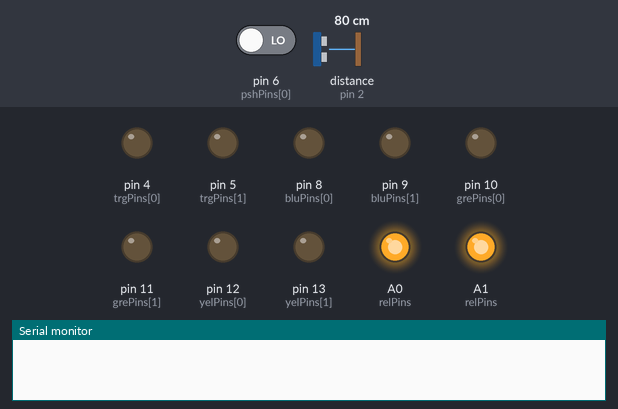
The sketch below on a simulated Arduino Uno, built with avr-gcc and run on an emulated ATmega328P. On the bench: output pins drawn as LEDs (lit = HIGH), the last lines printed to the serial monitor. Inputs (shaded band) come from the test bench; at power-on: pin 6 (pshPins[0]) LOW, distance to the obstacle (sensor on pin 2) 80 cm. The echo pulse lasts 58.3 µs per cm.

Above: at 1.2 s.
1.3 s: pin 6 (pshPins[0]) driven HIGH
At 2.7 s:
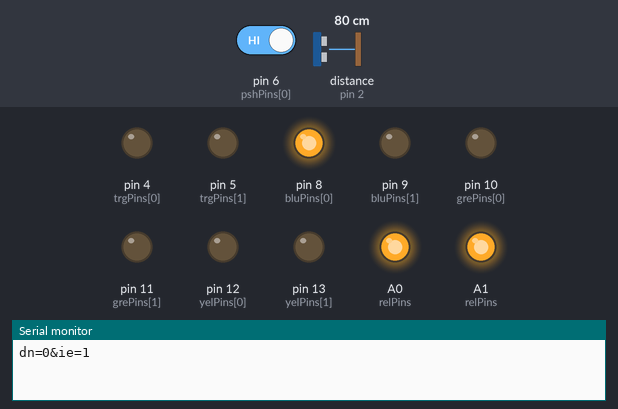
Timing chart, 0 to 4.3 s (numbered marks = the images above; inputs shaded):
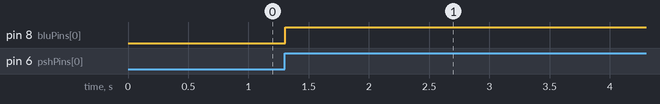

The sketch:

CTF3204-Locker.ino
```cpp
//NeoLink - 2023
#include <SoftwareSerial.h>
#define p14 A0
#define p15 A1

int trgPins[2] = {4,5};
int echPins[2] = {2,3};
int pshPins[2] = {6,7};
int bluPins[2] = {8,9};
int grePins[2] = {10,11};
int yelPins[2] = {12,13};
int relPins[2] = {p14, p15};
int distance;
long duration;
int btnState = 0;
int btnDetected = 0;
char receivedChar;
boolean newCommand = false;
String cmd = "";
String dn = "";
int doorNumber;
int cmdType = 0;
String cmdBack = "";

void setup() {
  Serial.begin(9600);

  for(int t = 0; t < 2; t++) {
    pinMode(trgPins[t], OUTPUT);
    pinMode(echPins[t], INPUT);
    pinMode(pshPins[t], INPUT);
    pinMode(bluPins[t], OUTPUT);
    pinMode(grePins[t], OUTPUT);
    pinMode(yelPins[t], OUTPUT);
    pinMode(relPins[t], OUTPUT);
  }

  setDoor(0);
  setDoor(1);
}

void loop() {
  checkButton(0);
  incommingSerialParser();
}

void setDoor(int d) {
  engageDoor(d, "CLOSED");
}

void setLight(int d, String col) {
  digitalWrite(grePins[d], LOW);
  digitalWrite(bluPins[d], LOW);
  digitalWrite(yelPins[d], LOW);
  if(col == "GREEN") {
    digitalWrite(grePins[d], HIGH);
  } else if (col == "BLUE") {
    digitalWrite(bluPins[d], HIGH);
  } else {
    digitalWrite(yelPins[d], HIGH);
  }
}

void engageDoor(int d, String dir) {
  if(dir == "OPEN") {
    digitalWrite(relPins[d], LOW);
  } else {
    digitalWrite(relPins[d], HIGH);
  }
}

void checkButton(int d) {
  btnState = digitalRead(pshPins[d]);
  if(btnState == HIGH) {
    if(btnDetected == 0) {
      engageDoor(d, "CLOSED");
      checkDistance(d);
      btnDetected = 1;
    }
  } else {
    if(btnDetected == 1) {
      btnDetected = 0;
    }
  }
}

void checkDistance(int d) {
  digitalWrite(trgPins[d], LOW);
  delayMicroseconds(2);
  digitalWrite(trgPins[d], HIGH);
  delayMicroseconds(10);
  digitalWrite(trgPins[d], LOW);

  duration = pulseIn(echPins[d], HIGH);
  distance = (duration * 0.034) / 2;

  if(distance <= 23) {
    setLight(d, "GREEN");
    cmdBack = "dn=" + String(d) + "&ie=0" + '\n';
    Serial.println(cmdBack);
  } else {
    setLight(d, "BLUE");
    cmdBack = "dn=" + String(d) + "&ie=1" + '\n';
    Serial.println(cmdBack);
  }
}

void sendCmd(String commandToSend) {
  for(int i = 0; i < commandToSend.length(); i++) {
    Serial.write(commandToSend[i]);
  }
}

void incommingSerialParser() {
  if (Serial.available() > 0) {
    receivedChar = Serial.read();
    if(receivedChar == '\n') {
      newCommand = true;
      executeCommand(doorNumber, cmd);
    } else if (receivedChar == '-') {
      cmdType = 1;
      doorNumber = dn.toInt();
      dn = "";
    } else {
      if(cmdType == 0) {
        dn = dn + receivedChar;
      } else {
        cmd = cmd + receivedChar;
      }
    }
  }
}
void executeCommand(int d, String c) {
  if(c == "OPEN") {
    engageDoor(d, "OPEN");
    setLight(d, "RED");
  }
}

void displayCommand() {
  Serial.println("Data:");
  Serial.print("Door: ");
  Serial.println(doorNumber);
  Serial.print("Command: ");
  Serial.println(cmd);
  cmd = "";
  newCommand = false;
}
```

Measured:
- after the input at 1.3 s, pin 8 (bluPins[0]): LOW → HIGH at once
